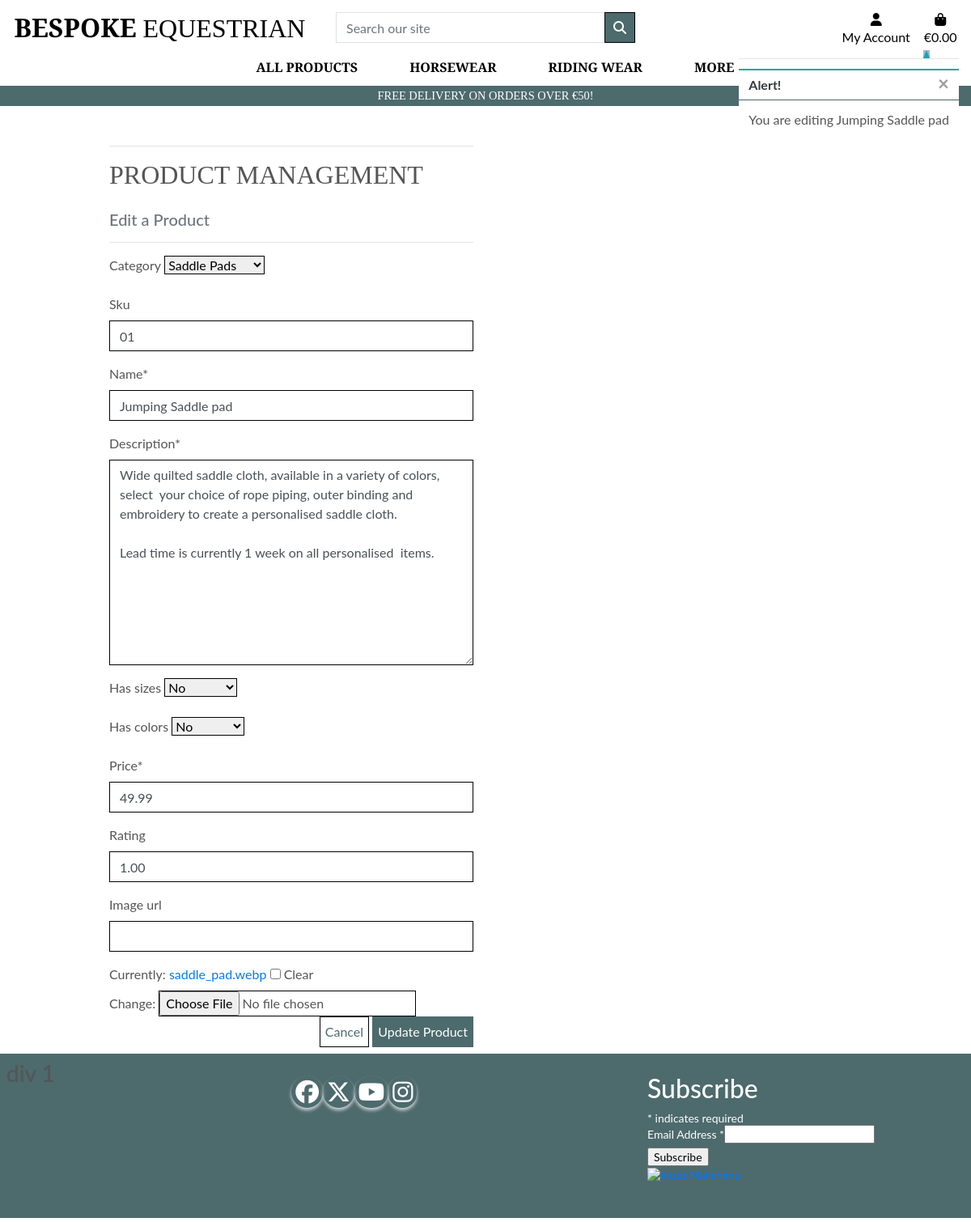
Page /products/edit/1/ (signed in) on the committed database.
### products/models.py (models this page shows)
class Product(models.Model):
    category = models.ForeignKey('Category', null=True, blank=True, on_delete=models.SET_NULL)
    sku = models.CharField(max_length=254, null=True, blank=True)
    name = models.CharField(max_length=254)
    description = models.TextField()
    has_sizes = models.BooleanField(default=False, null=True, blank=True)
    has_colors =models.BooleanField(default=False, null=True, blank=True)
    price = models.DecimalField(max_digits=6, decimal_places=2)
    rating = models.DecimalField(max_digits=6, decimal_places=2, null=True, blank=True)
    image_url = models.URLField(max_length=1024, null=True, blank=True)
    image = models.FileField(null=True, blank=True)

### products/views.py (the view)
# urls.py: path('edit/<int:product_id>/', views.edit_product, name='edit_product'),
@login_required
def edit_product(request, product_id):
    if not request.user.is_superuser:
        messages.error(request, 'Sorry, only store owners can do that.')
        return redirect(reverse('home'))
    product = get_object_or_404(Product, pk=product_id)
    if request.method == 'POST':
        form = ProductForm(request.POST, request.FILES, instance=product)
        if form.is_valid():
            form.save()
            messages.success(request, 'Successfully updated product!')
            return redirect(reverse('product_detail', args=[product.id]))
        else:
            messages.error(request, 'Failed to update product. Please ensure the form is valid.')
    else:
        form = ProductForm(instance=product)
        messages.info(request, f'You are editing {product.name}')
    template = 'products/edit_product.html'
    context = {
        'form': form,
        'product': product,
    }
    return render(request, template, context)

### products/forms.py (shortened to what this page needs)
class ProductForm(forms.ModelForm):
    class Meta:
        model = Product
        fields = '__all__'
        image = forms.ImageField(label='Image', required=False, widget=CustomClearableFileInput)
    def __init__(self, *args, **kwargs):
        super().__init__(*args, **kwargs)
        categories = Category.objects.all()
        friendly_names = [(c.id, c.get_friendly_name()) for c in categories]
        self.fields['category'].choices = friendly_names
        for field_name, field in self.fields.items():
            field.widget.attrs['class'] = 'border-black rounded-0'

### bag/contexts.py (called while the page is built, shortened)
def bag_contents(request):
    bag_items = []
    total = 0
    product_count = 0
    bag = request.session.get('bag', {})
    if total < settings.FREE_DELIVERY_THRESHOLD:
        delivery = total * Decimal(settings.STANDARD_DELIVERY_PERCENTAGE / 100)
        free_delivery_delta = settings.FREE_DELIVERY_THRESHOLD - total
    else:
        delivery = 0
        free_delivery_delta = 0
    grand_total = delivery + total
    context = {
        'bag_items': bag_items,
        'total': total,
        'product_count': product_count,
        'delivery': delivery,
        'free_delivery_delta': free_delivery_delta,
        'free_delivery_threshold': settings.FREE_DELIVERY_THRESHOLD,
        'grand_total': grand_total,
    }
    return context

### products/models.py (called while the page is built)
    def get_friendly_name(self):
        return self.friendly_name

### products/templates/products/edit_product.html (shortened to what this page needs)
{% extends "base.html" %}
{% load static %}
{% block page_header %}
<div class="container header-container">
</div>
{% endblock %}
{% block content %}
<div class="overlay"></div>
<div class="container">
    <div class="row">
        <div class="col-12 col-md-6">
            <hr>
            <h2 class="logo-font mb-4">Product Management</h2>
            <h5 class="text-muted">Edit a Product</h5>
            <hr>
        </div>
    </div>
    <div class="row">
        <div class="col-12 col-md-6">
            <form method="POST" action="{% url 'edit_product' product.id %}" class="form mb-2"
                enctype="multipart/form-data">
                {% for field in form %}
                {% if field.name != 'image' %}
                {{ field | as_crispy_field }}
                {% else %}
                {{ field }}
                {% endif %}
                {% endfor %}
                <div class="text-right">
                    <a class="btn btn-outline-black rounded-0" href="{% url 'products' %}">Cancel</a>
                    <button class="btn btn-black rounded-0" type="submit">Update Product</button>
                </div>
            </form>
        </div>
    </div>
</div>
{% endblock %}

### static/css/base.css (style rules this page uses)
html { height: 100%; }
body { background-size: cover; height: calc(100vh - 164px); color: #555; font-family: 'Lato'; min-height: 100vh; display: flex; flex-direction: column; }
.logo-font { text-transform: uppercase; font-family: 'Playfair Display' }
.btn-black { background: #4D6A6D; color: white; }
.btn-outline-black { background: white; color: #4D6A6D !important; border: 1px solid black; }
.border-black { border: 1px solid black !important; }
.overlay { height: 100%; width: 100%; top: 0; left: 0; position: fixed; background: white; z-index: -1; }
@media (min-width: 1200px) { .container { max-width: 80%; } }
@media (min-width: 992px) { .header-container { padding-top: 164px; } }
.btn.btn-outline-black.rounded-0, .btn.btn-black.rounded-0 { padding: .375rem .375rem; }

### rows in the picture
Product: category "Saddle Pads" "01" "Jumping Saddle pad" "Wide quilted saddle cloth, available in a variety of colors, select your choice of rope piping, outer binding and embroidery to create a personalised saddle cloth. Lead time is currently 1 week on all personalised items." "No" "No" "49.99" "1.00"

### other values in the picture
{{ free_delivery_threshold }} "50"
{{ message }} "You are editing Jumping Saddle pad"
